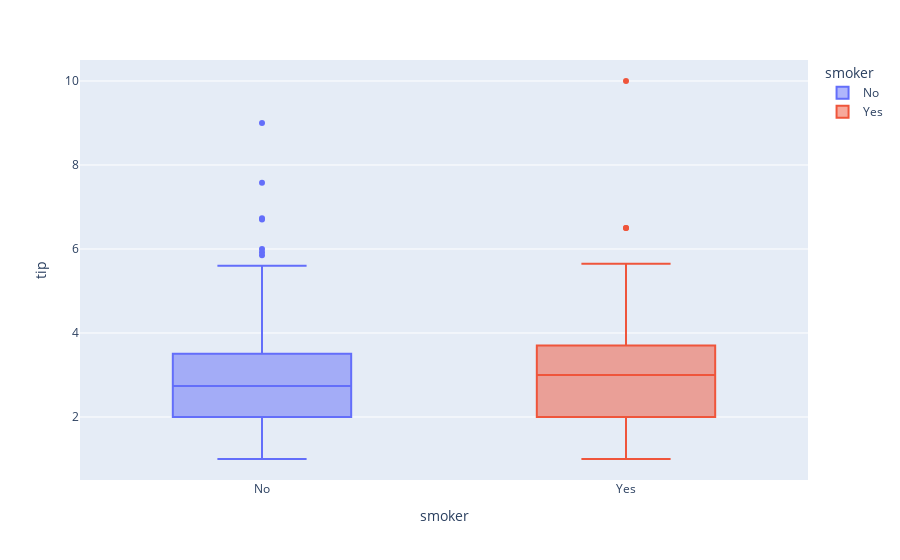

The notebook cell saved with this chart:
### Markdown cell above
*Boxplot*

### Code cell
fig5 = px.box(df, x="smoker", y="tip", color="smoker")
fig5.show()

### Figure 1 — Plotly figure (JSON) as saved in the notebook; plotly's stock layout.template omitted (floating-point values rounded to 4 significant figures; data arrays with more than 128 entries replaced by an {"elided": "..."} marker saying what was removed)
{"data": [{"alignmentgroup": "True", "hovertemplate": "smoker=%{x}<br>tip=%{y}<extra></extra>", "legendgroup": "No", "marker": {"color": "#636efa"}, "name": "No", "notched": false, "offsetgroup": "No", "orientation": "v", "showlegend": true, "type": "box", "x": {"elided": "151 str values"}, "x0": " ", "xaxis": "x", "y": {"elided": "151 float values"}, "y0": " ", "yaxis": "y"}, {"alignmentgroup": "True", "hovertemplate": "smoker=%{x}<br>tip=%{y}<extra></extra>", "legendgroup": "Yes", "marker": {"color": "#EF553B"}, "name": "Yes", "notched": false, "offsetgroup": "Yes", "orientation": "v", "showlegend": true, "type": "box", "x": ["Yes", "Yes", "Yes", "Yes", "Yes", "Yes", "Yes", "Yes", "Yes", "Yes", "Yes", "Yes", "Yes", "Yes", "Yes", "Yes", "Yes", "Yes", "Yes", "Yes", "Yes", "Yes", "Yes", "Yes", "Yes", "Yes", "Yes", "Yes", "Yes", "Yes", "Yes", "Yes", "Yes", "Yes", "Yes", "Yes", "Yes", "Yes", "Yes", "Yes", "Yes", "Yes", "Yes", "Yes", "Yes", "Yes", "Yes", "Yes", "Yes", "Yes", "Yes", "Yes", "Yes", "Yes", "Yes", "Yes", "Yes", "Yes", "Yes", "Yes", "Yes", "Yes", "Yes", "Yes", "Yes", "Yes", "Yes", "Yes", "Yes", "Yes", "Yes", "Yes", "Yes", "Yes", "Yes", "Yes", "Yes", "Yes", "Yes", "Yes", "Yes", "Yes", "Yes", "Yes", "Yes", "Yes", "Yes", "Yes", "Yes", "Yes", "Yes", "Yes", "Yes"], "x0": " ", "xaxis": "x", "y": [3, 1.76, 3.21, 2, 1.98, 3.76, 1, 2.09, 3.14, 5, 3.08, 3, 5, 3, 1, 4.3, 4.73, 4, 1.5, 3, 2.5, 3, 2.5, 3.48, 1.64, 4.06, 4.29, 4, 2, 3, 1.61, 2, 10, 3.16, 5.15, 3.18, 4, 3.11, 2, 2, 4, 3.55, 3.68, 5.65, 3.5, 6.5, 3, 3.5, 2, 3.5, 4, 1.5, 4.19, 2.56, 2.02, 4, 2, 5, 2, 2, 4, 2.01, 2, 2.5, 4, 3.23, 3.41, 3, 2.03, 2.23, 2, 5.16, 2.5, 6.5, 1.1, 3, 1.5, 1.44, 3.09, 2.2, 3.48, 1.92, 1.58, 2.5, 2, 2.88, 2, 3, 3, 1, 1.17, 2, 2], "y0": " ", "yaxis": "y"}], "layout": {"autosize": true, "boxmode": "overlay", "dragmode": "zoom", "legend": {"title": {"text": "smoker"}, "tracegroupgap": 0}, "margin": {"t": 60}, "xaxis": {"anchor": "y", "autorange": false, "categoryarray": ["No", "Yes"], "categoryorder": "array", "domain": [0, 1], "range": [-0.5, 1.5], "title": {"text": "smoker"}, "type": "category"}, "yaxis": {"anchor": "x", "autorange": false, "domain": [0, 1], "range": [0.5, 10.5], "title": {"text": "tip"}, "type": "linear"}}}
